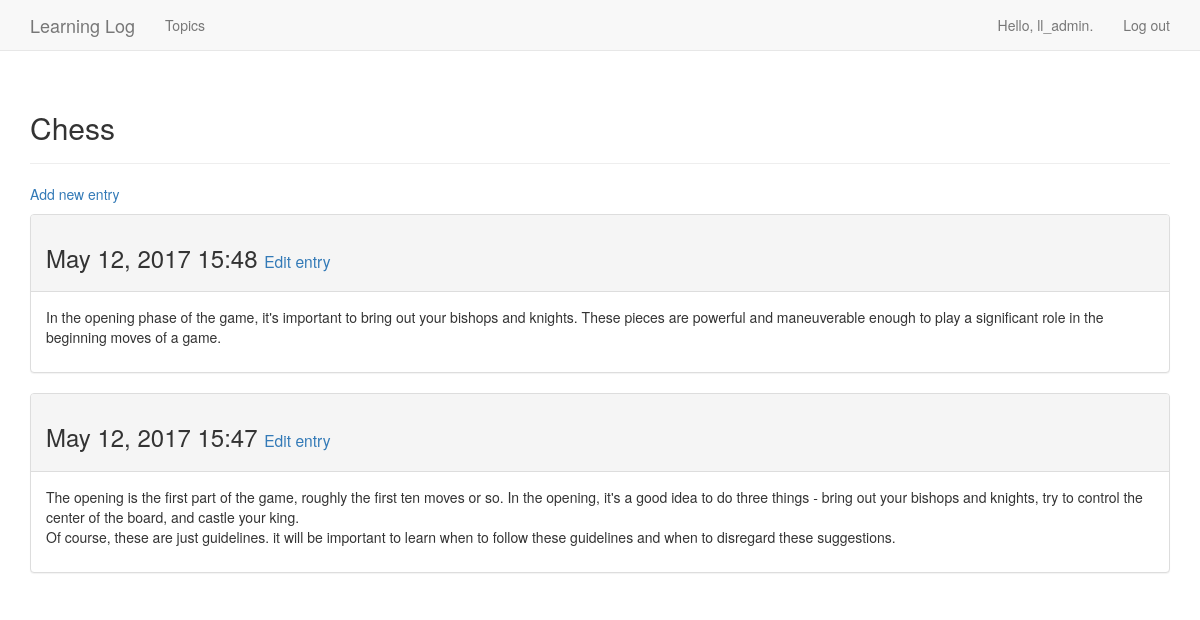
The page /topics/1/ (signed in) on the database its author committed.
### learning_logs/models.py (models this page shows, shortened)
class Topic(models.Model):
    text = models.CharField(max_length=200)
    date_added = models.DateTimeField(auto_now_add=True)
    owner = models.ForeignKey(User)
    def __str__(self):
        return self.text

class Entry(models.Model):
    topic = models.ForeignKey(Topic)
    text = models.TextField()
    date_added = models.DateTimeField(auto_now_add=True)
    class Meta:
        verbose_name_plural = 'entries'

### learning_logs/views.py (the view)
# urls.py: url(r'^topics/(?P<topic_id>\d+)/$', views.topic, name='topic'),
@login_required
def topic(request, topic_id):
    topic = Topic.objects.get(id=topic_id)
    if topic.owner != request.user:
        raise Http404
    entries = topic.entry_set.order_by('-date_added')
    context = {'topic': topic, 'entries': entries}
    return render(request, 'learning_logs/topic.html', context)

### learning_logs/templates/learning_logs/topic.html
{% extends 'learning_logs/base.html' %}
{% block header %}
    <h2>{{ topic }}</h2>
{% endblock header %}
{% block content %}
<p>
    <a href="{% url 'learning_logs:new_entry' topic.id %}">Add new entry</a>
</p>
    {%for entry in entries %}
        <div class="panel panel-default">
            <div class="panel-heading">
                <h3>
                    {{ entry.date_added|date:'M d, Y H:i' }}
                    <small>
                        <a href="{% url 'learning_logs:edit_entry' entry.id %}">Edit entry</a>
                    </small>
                </h3>
            </div>
            <div class="panel-body">
                {{ entry.text|linebreaks }}
            </div>
        </div>
        {% empty %}
            There are no entries for this topic yet.
    {% endfor %}
{% endblock content %}

### learning_logs/templates/learning_logs/base.html (shortened to what this page needs)
{% load bootstrap3 %}
<!DOCTYPE html>
<html lang="en">
    <head>
        {% bootstrap_css %}
    </head>
    <body>
        <nav class="navbar navbar-default navbar-static-top">
            <div class="container">
                <div class="navbar-header">
                    <a class="navbar-brand" href="{% url 'learning_logs:index' %}">
                        Learning Log
                    </a>
                </div>
                <div id="navbar" class="navbar-collapse collapse">
                    <ul class="nav navbar-nav">
                        <li><a href="{% url 'learning_logs:topics' %}">Topics</a></li>
                    </ul>
                    <ul class="nav navbar-nav navbar-right">
                        {% if user.is_authenticated %}
                        <li><a>Hello, {{ user.username }}.</a></li>
                        <li><a href="{% url 'users:logout' %}">Log out</a></li>
                        {% else %}
                        <li><a href="{% url 'users:register' %}">Register</a></li>
                        <li><a href="{% url 'users:login' %}">Log in</a></li>
                        {% endif %}
                    </ul>
                </div>
            </div>
        </nav>
    <div class="container">
        <div class="page-header">
            {% block header %}{% endblock header %}
        </div>
        <div>
            {% block content %}{% endblock content %}
        </div>
    </div>
    </body>
</html>

### rows shown on the page
Topic: text "Chess"
Entry: date_added "May 12, 2017 15:48", text "In the opening phase of the game, it's important to bring out your bishops and knights. These pieces are powerful and maneuverable enough to play a significant role in the beginning moves of a game."
Entry: date_added "May 12, 2017 15:47", text "The opening is the first part of the game, roughly the first ten moves or so. In the opening, it's a good idea to do three things - bring out your bishops and knights, try to control the center of the board, and castle your king. Of course, these are just guidelines. it will be important to learn when to follow these guidelines and when to disregard these suggestions."

### other values the page prints
{{ user.username }} "ll_admin"
